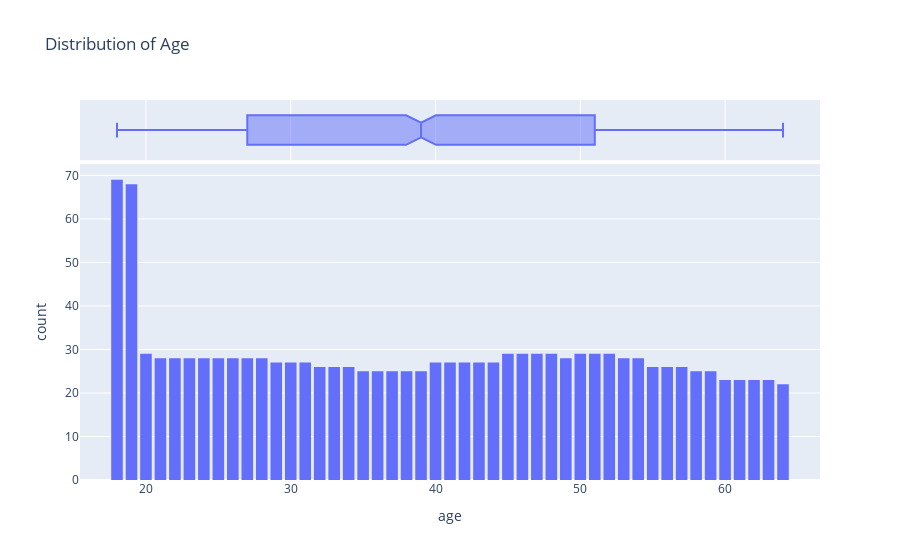

Notebook source saved alongside this figure:
### Code cell
fig = px.histogram(medical_dt, 
                   x='age', 
                   marginal='box', 
                   nbins=47, 
                   title='Distribution of Age')
fig.update_layout(bargap=0.2)
fig.show()

### Figure 1 — Plotly figure (JSON) as saved in the notebook; plotly's stock layout.template omitted (floating-point values rounded to 4 significant figures; data arrays with more than 128 entries replaced by an {"elided": "..."} marker saying what was removed)
{"data": [{"alignmentgroup": "True", "bingroup": "x", "hovertemplate": "age=%{x}<br>count=%{y}<extra></extra>", "legendgroup": "", "marker": {"color": "#636efa", "pattern": {"shape": ""}}, "name": "", "nbinsx": 47, "offsetgroup": "", "orientation": "v", "showlegend": false, "type": "histogram", "x": {"elided": "1338 int values"}, "xaxis": "x", "yaxis": "y"}, {"alignmentgroup": "True", "hovertemplate": "age=%{x}<extra></extra>", "legendgroup": "", "marker": {"color": "#636efa"}, "name": "", "notched": true, "offsetgroup": "", "showlegend": false, "type": "box", "x": {"elided": "1338 int values"}, "xaxis": "x2", "yaxis": "y2"}], "layout": {"autosize": true, "bargap": 0.2, "barmode": "relative", "legend": {"tracegroupgap": 0}, "title": {"text": "Distribution of Age"}, "xaxis": {"anchor": "y", "autorange": true, "domain": [0, 1], "range": [15.44, 66.56], "title": {"text": "age"}, "type": "linear"}, "xaxis2": {"anchor": "y2", "autorange": true, "domain": [0, 1], "matches": "x", "range": [15.44, 66.56], "showgrid": true, "showticklabels": false, "type": "linear"}, "yaxis": {"anchor": "x", "autorange": true, "domain": [0, 0.8316], "range": [0, 72.63], "title": {"text": "count"}}, "yaxis2": {"anchor": "x2", "autorange": true, "domain": [0.8416, 1], "matches": "y2", "range": [-0.5, 0.5], "showgrid": false, "showline": false, "showticklabels": false, "ticks": "", "type": "category"}}}
